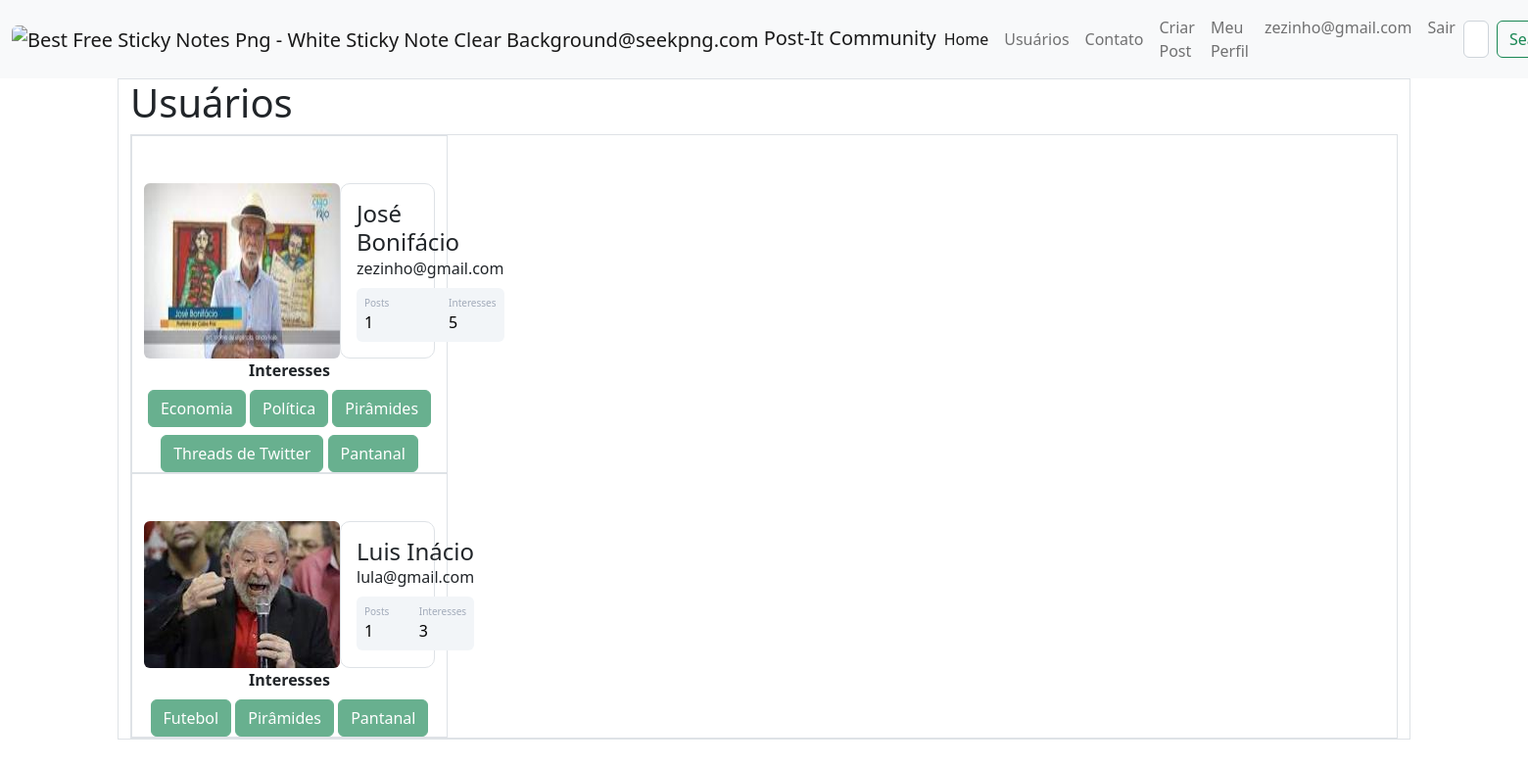
Page /users (signed in) on the committed database.
### post_it/models.py (models this page shows)
class Usuario(database.Model, UserMixin):
    id = database.Column(database.Integer, primary_key=True)
    username = database.Column(database.String, nullable=False)
    senha = database.Column(database.String, nullable=False)
    email = database.Column(database.String, nullable=False, unique=True)
    foto_perfil = database.Column(database.String, default='default.png')
    posts = database.relationship('Post', backref='author', lazy=True)
    interesses = database.Column(database.String, nullable=False, default='Não informado')
    def contar_post(self):
        return len(self.posts)

### post_it/routes.py (the view)
@app.route('/users')
@login_required
def users():
    list_users = Usuario.query.all()
    return render_template('users.html', list_users=list_users)

### post_it/models.py (called while the page is built)
@login_manager.user_loader
def load_user(id_usuario):
    usuario = Usuario.query.get(int(id_usuario))
    return usuario

### post_it/templates/users.html (shortened to what this page needs)
{% extends 'base.html'%}
{% block body%}
    <div class="container border">
        <h1>Usuários</h1>
        {% for row in list_users|batch(5)%}
        <div class="'row border justify-content-center">
            {% for usuario in row %}
            <div class="col-3 border">
                <div class="container mt-5 d-flex justify-content-center">
                    <img src="{{ url_for('static', filename='fotos_perfil/{}'.format(usuario.foto_perfil)) }}" alt={{url_for('static', filename='fotos_perfil/default.png')}} class="rounded" width="200" >
                <div class="card p-3 border">
                    <div class="d-flex align-items-center">
                        <div class="image me-2">
                            <div class="ml-3 w-100">
                                <h4 class="mb-0 mt-0">{{ usuario.username }}</h4>
                                <span> {{ usuario.email }}</span>
                                <div class="p-2 mt-2 bg-primary d-flex justify-content-between rounded text-white stats">
                                     <div class="d-flex flex-column">
                                        <span class="articles">Posts</span>
                                        <span class="number1">{{usuario.contar_post()}}</span>
                                    </div>
                                    <div class="d-flex flex-column">
                                         <span class="rating">Interesses</span>
                                        <span class="number3">{{usuario.interesses.split(';')|length}}</span>
                                    </div>
                                </div>
                            </div>
                        </div>
                    </div>
                </div>
            </div>
            <div class="row justify-content-center">
                <div class="col" style="text-align: center">
                    <strong> Interesses </strong><br>
                    {% for interesse in usuario.interesses.split(';') %}
                        <button type="button" class="btn btn-success mt-2" disabled>{{interesse}}</button>
                    {% endfor %}
                </div>
            </div>
          </div>
        {% endfor %}
        </div>
    </div>
        {% endfor %}
{% endblock%}

### post_it/templates/navbar.html (shortened to what this page needs)
<nav class="navbar navbar-expand-lg bg-light">
  <div class="container-fluid">
    <a class="navbar-brand" href="{{ url_for('home') }}">
      <img class='img-fluid rounded' height="40" width="40"  src="https://www.seekpng.com/png/detail/12-123414_best-free-sticky-notes-png-white-sticky-note.png" alt="Best Free Sticky Notes Png - White Sticky Note Clear Background@seekpng.com">
      Post-It Community</a>
    <div class="collapse navbar-collapse" id="navbarSupportedContent">
      <ul class="navbar-nav me-auto mb-2 mb-lg-0">
        <li class="nav-item">
          <a class="nav-link active" aria-current="page" href="{{ url_for('home') }}">Home</a>
        </li>
        <li class="nav-item">
          <a class="nav-link" href="{{ url_for('users') }}">Usuários</a>
        </li>
        <li class="nav-item">
          <a class="nav-link" href="{{ url_for('contato') }}">Contato</a>
        </li>
      </ul>
      {% if current_user.is_authenticated %}
       <ul class="navbar-nav d-flex">
          <li class="nav-item">
            <a class="nav-link" href="{{ url_for('criar_post')}}">Criar Post</a>
          </li>
         <li class="nav-item">
            <a class="nav-link" href="{{ url_for('perfil')}}">Meu Perfil</a>
          </li>
         <li class="nav-item">
           <a class="nav-link fw-light" >{{ current_user.email }}</a>
         </li>
         <li class="nav-item">
            <a class="nav-link" href="{{ url_for('sair')}}">Sair</a>
          </li>
        </ul>
      {% endif %}
      <form class="d-flex" role="search">
        <input class="form-control me-2" type="search" placeholder="Search" aria-label="Search">
        <button class="btn btn-outline-success" type="submit">Search</button>
      </form>
    </div>
  </div>
</nav>

### post_it/static/main.css (style rules this page uses)
.card { width: 400px; border: none; border-radius: 10px; background-color: #fff; }
.stats { background: #f2f5f8 !important; color: #000 !important; }
.articles { font-size:10px; color: #a1aab9; }
.number1 { font-weight:500; }
.rating { font-size:10px; color: #a1aab9; }
.number3 { font-weight:500; }

### rows in the picture
Usuario: email "zezinho@gmail.com", foto_perfil (picture), username "José Bonifácio", contar_post "1", interesses.split|length "5", interesse "Economia" "Política" "Pirâmides" "Threads de Twitter" "Pantanal"
Usuario: foto_perfil (picture), username "Luis Inácio", email "lula@gmail.com", contar_post "1", interesses.split|length "3", interesse "Futebol" "Pirâmides" "Pantanal"
